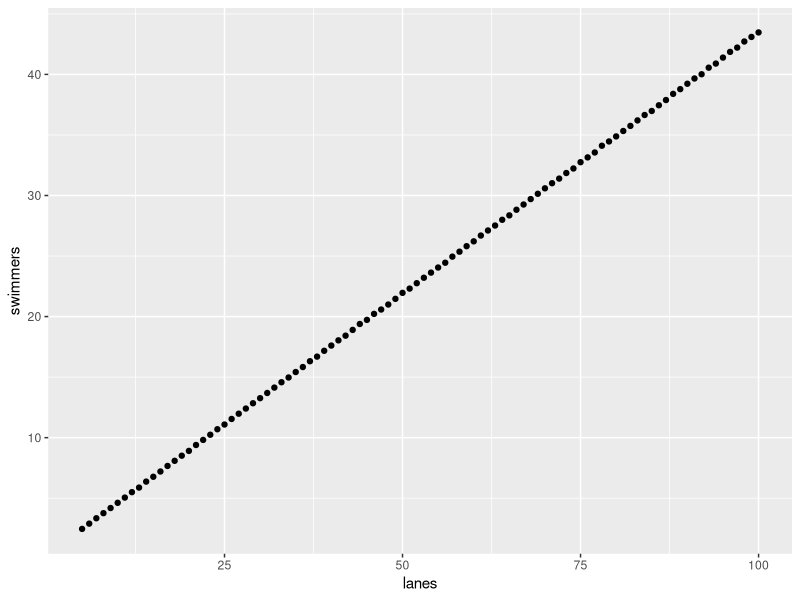
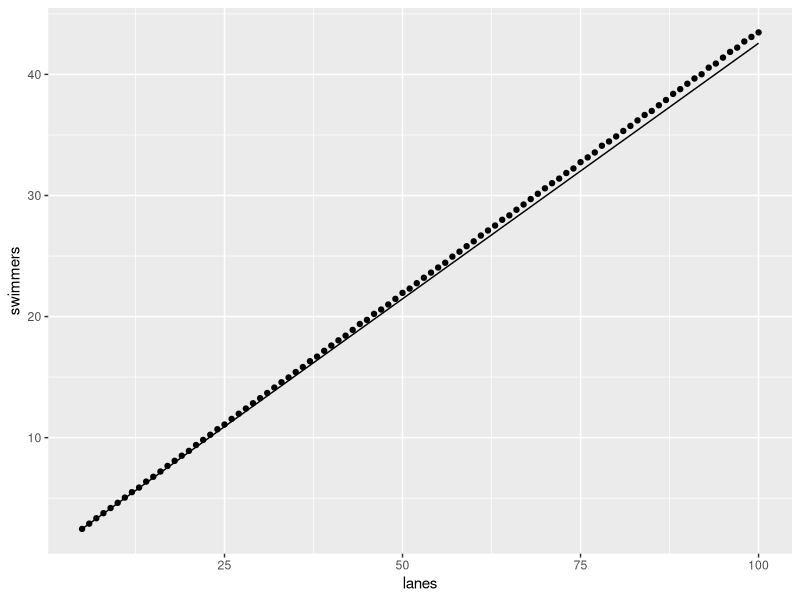

These charts were generated, in order, by the following R code:
## ---- chunk 1
knitr::opts_chunk$set(echo = TRUE)
## ---- chunk 2
simOnce <- function (nLanes = 5) {
  
  lanes <- rep.int(FALSE, nLanes)
  lanesAvailable <- TRUE
  
  while (lanesAvailable) {
    availableLanes <- !lanes
    for (i in which(lanes)) {
      if (i == 1) {
        availableLanes[i + 1] <- FALSE
      } else if (i == nLanes) {
        availableLanes[i - 1] <- FALSE
      } else {
        availableLanes[i + 1] <- FALSE
        availableLanes[i - 1] <- FALSE
      }
    }
    if (TRUE %in% availableLanes) {
      if (length(which(availableLanes)) == 1) {
        lanes[which(availableLanes)] <- TRUE
      } else {
        lanes[sample(which(availableLanes), 1)] <- TRUE
      }
    } else {
      lanesAvailable <- FALSE
    }
  }
  
  return(sum(lanes))
}
## ---- chunk 3
runSims <- function (lanes, nSims = 1000) {
  allSims <- c()
  for (i in 1:1000) {
    allSims <- c(allSims, simOnce(nLanes = lanes))
  }
  return(mean(allSims))
}
## ---- chunk 4
print(runSims(lanes = 5, nSims = 10000))
## ---- chunk 5
df <- data.frame(lanes = 5:100, swimmers = 0)
for (row in 1:nrow(df)) {
  lanes = df[row,"lanes"]
  df[row,"swimmers"] = runSims(lanes)
}
## ---- chunk 6
library(ggplot2)
## ---- chunk 7
ggplot(df) +
  geom_point(aes(x=lanes,y=swimmers))
## ---- chunk 8
print(runSims(lanes = 6, nSims = 10000))
## ---- chunk 9
myEq <- function (x) {
  return((x * (57/135)) + (48/135))
}

df_eq <- data.frame(lanes = 5:100, swimmers = 0)
for (row in 1:nrow(df_eq)) {
  lanes = df[row,"lanes"]
  df_eq[row,"swimmers"] = myEq(lanes)
}

ggplot(data = NULL) +
  geom_point(data = df, aes(x=lanes,y=swimmers)) +
  geom_line(data =df_eq, aes(x=lanes,y=swimmers))
